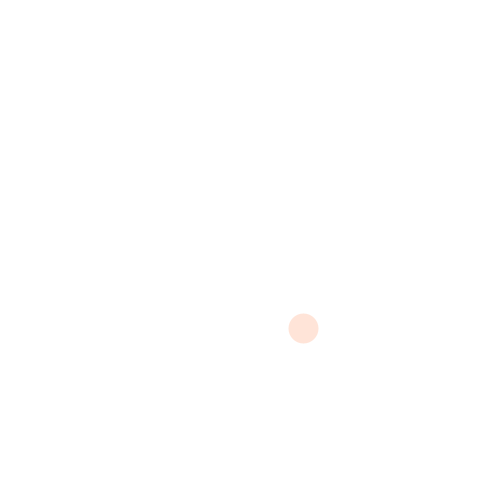
Frame 1 (no input)
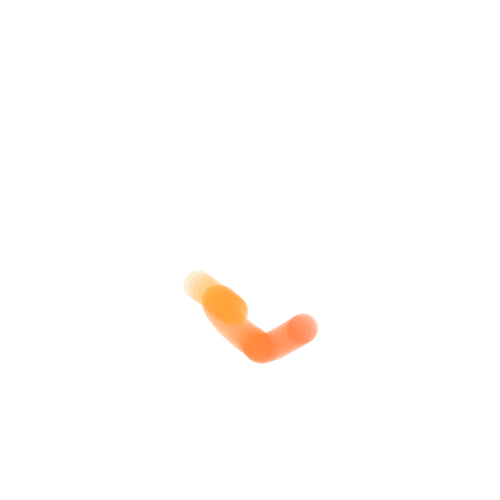
Frame 60 (the mouse pressed at the canvas centre just before this capture)
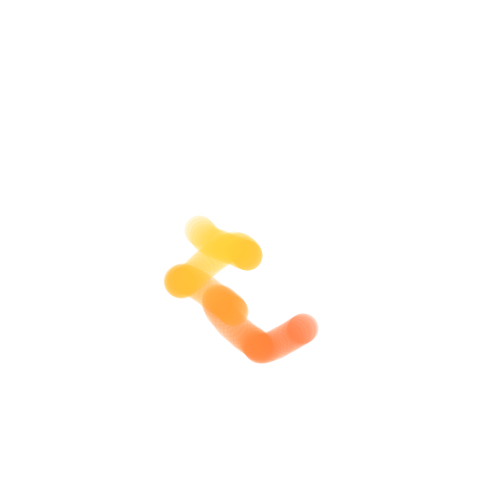
Frame 120 (the mouse held since frame 60 and released just before this capture)

The Processing sketch that drew these frames (run headless with seeded random() and noise(); from frame 60 on, the mouse is pressed at the canvas centre):

// Processing sketch: e09_noise_v01
// ── e09_noise_v01.pde
void setup() {
  size(500, 500);
  background(255);
  strokeWeight(30);
  stroke(0);
  colorMode(HSB);
}

float t = 0;

void draw() {
  stroke(noise(t+1000)*50, 200, 255, 50);
  point(noise(t)*500, noise(t+10000)*500);
  t = t + 0.01;
}
